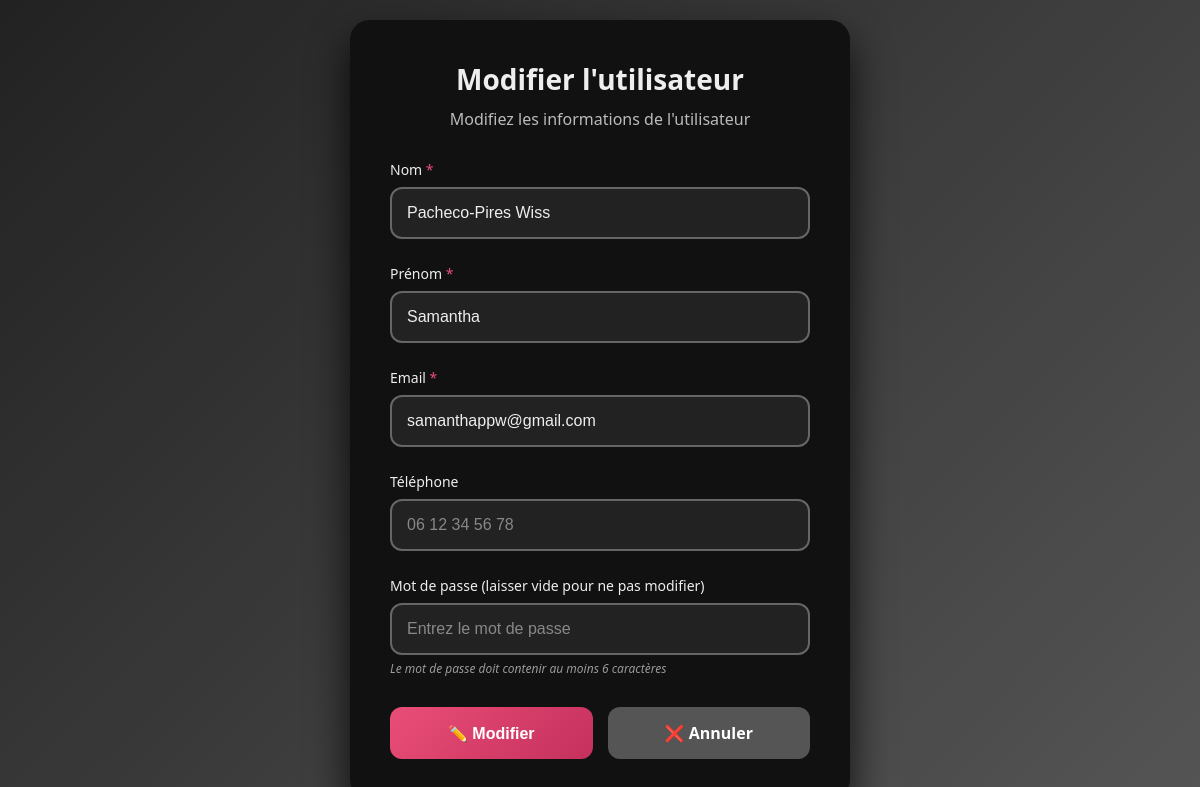
Screenshot of /admin/index.php?action=editUser&id=3 (signed in) with the database file from the repository.
### tables this page shows
CREATE TABLE `utilisateurs` (
  `id` int(11) NOT NULL,
  `nom` varchar(50) NOT NULL,
  `prenom` varchar(50) NOT NULL,
  `email` varchar(100) NOT NULL,
  `mot_de_passe` varchar(255) NOT NULL,
  `telephone` varchar(20) DEFAULT NULL,
  `date_inscription` timestamp NULL DEFAULT current_timestamp(),
  `role` varchar(20) NOT NULL DEFAULT 'user'
);

### admin/model/utilisateurs_model.php (called while the page is built, shortened)
<?php
require_once(__DIR__ . '/../../model/db.php');
function getUserById(int $id): ?array {
    global $pdo;
    $stmt = $pdo->prepare("SELECT * FROM utilisateurs WHERE id = :id LIMIT 1");
    $stmt->execute(['id' => $id]);
    $user = $stmt->fetch(PDO::FETCH_ASSOC);
    return $user ?: null;
}

### admin/view/user_form.php (the view, shortened to what this page needs)
<!DOCTYPE html>
<html lang="fr">
<head>
</head>
<body>
    <div class="container">
        <div class="header">
            <h1><?= isset($user['id']) ? 'Modifier l\'utilisateur' : 'Ajouter un utilisateur' ?></h1>
            <p><?= isset($user['id']) ? 'Modifiez les informations de l\'utilisateur' : 'Remplissez les informations pour créer un nouvel utilisateur' ?></p>
        </div>
        <form method="POST" action="<?= isset($user['id']) ? 'index.php?action=editUser&id=' . $user['id'] : 'index.php?action=addUser' ?>">
            <div class="form-group">
                <label for="nom">Nom <span class="required">*</span></label>
                <input
                    type="text"
                    id="nom"
                    name="nom"
                    value="<?= htmlspecialchars($user['nom'] ?? '') ?>"
                    placeholder="Entrez le nom"
                    required
                >
            </div>
            <div class="form-group">
                <label for="prenom">Prénom <span class="required">*</span></label>
                <input
                    type="text"
                    id="prenom"
                    name="prenom"
                    value="<?= htmlspecialchars($user['prenom'] ?? '') ?>"
                    placeholder="Entrez le prénom"
                    required
                >
            </div>
            <div class="form-group">
                <label for="email">Email <span class="required">*</span></label>
                <input
                    type="email"
                    id="email"
                    name="email"
                    value="<?= htmlspecialchars($user['email'] ?? '') ?>"
                    placeholder="exemple@email.com"
                    required
                >
            </div>
            <div class="form-group">
                <label for="telephone">Téléphone</label>
                <input
                    type="tel"
                    id="telephone"
                    name="telephone"
                    value="<?= htmlspecialchars($user['telephone'] ?? '') ?>"
                    placeholder="06 12 34 56 78"
                >
            </div>
            <div class="form-group">
                <label for="mot_de_passe">
                    Mot de passe
                    <?php if (isset($user['id'])): ?>
                        (laisser vide pour ne pas modifier)
                    <?php else: ?>
                        <span class="required">*</span>
                    <?php endif; ?>
                </label>
                <input
                    type="password"
                    id="mot_de_passe"
                    name="mot_de_passe"
                    placeholder="Entrez le mot de passe"
                    <?= !isset($user['id']) ? 'required' : '' ?>
                >
                <div class="password-note">
                    Le mot de passe doit contenir au moins 6 caractères
                </div>
            </div>
            <div class="btn-group">
                <button type="submit" class="btn btn-primary">
                    <?= isset($user['id']) ? '✏️ Modifier' : '➕ Ajouter' ?>
                </button>
                <a href="index.php?action=index" class="btn btn-secondary">
                    ❌ Annuler
                </a>
            </div>
        </form>
    </div>
</body>
</html>

### admin/view/user_form.php (style rules this page uses)
* { margin: 0; padding: 0; box-sizing: border-box; }
body { font-family: 'Segoe UI', Tahoma, Geneva, Verdana, sans-serif; background: linear-gradient(135deg, #222 0%, #555 100%); min-height: 100vh; display: flex; align-items: center; justify-content: center; padding: 20px; color: #eee; }
.container { background: #111; border-radius: 20px; box-shadow: 0 20px 40px rgba(0, 0, 0, 0.8); padding: 40px; width: 100%; max-width: 500px; backdrop-filter: blur(10px); color: #ddd; }
.header { text-align: center; margin-bottom: 30px; }
.header h1 { color: #eee; font-size: 28px; font-weight: 600; margin-bottom: 10px; }
.header p { color: #bbb; font-size: 16px; }
.form-group { margin-bottom: 25px; }
.form-group label { display: block; margin-bottom: 8px; color: #eee; font-weight: 500; font-size: 14px; }
.form-group input { width: 100%; padding: 15px; border: 2px solid #666; border-radius: 12px; font-size: 16px; transition: all 0.3s ease; background: #222; color: #eee; }
.form-group input::placeholder { color: #888; }
.required { color: #e94e77; }
.password-note { font-size: 12px; color: #999; margin-top: 5px; font-style: italic; }
.btn-group { display: flex; gap: 15px; margin-top: 30px; }
.btn { flex: 1; padding: 15px 25px; border: none; border-radius: 12px; font-size: 16px; font-weight: 600; cursor: pointer; transition: all 0.3s ease; text-decoration: none; text-align: center; display: inline-block; color: #eee; }
.btn-primary { background: linear-gradient(135deg, #e94e77 0%, #c5305d 100%); color: white; }
.btn-secondary { background: #555; color: white; }

### rows the page displays
utilisateurs: nom "Pacheco-Pires Wiss", prenom "Samantha", email "samanthappw@gmail.com"
